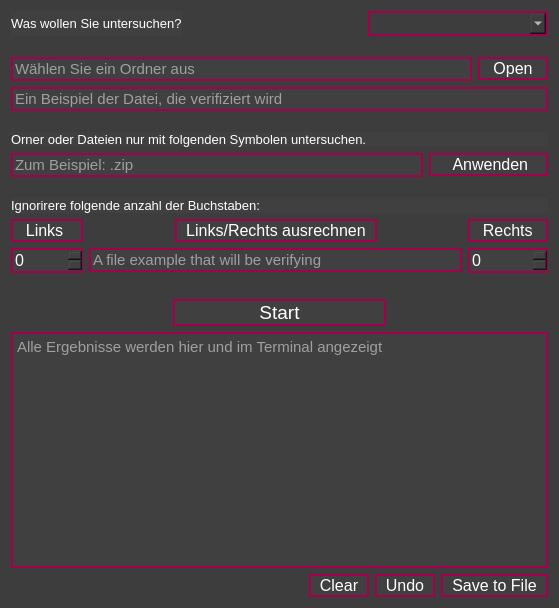
<?xml version="1.0" encoding="UTF-8"?>
<ui version="4.0">
 <class>Form</class>
 <widget class="QWidget" name="Form">
  <property name="geometry">
   <rect>
    <x>0</x>
    <y>0</y>
    <width>559</width>
    <height>608</height>
   </rect>
  </property>
  <property name="font">
   <font>
    <pointsize>8</pointsize>
   </font>
  </property>
  <property name="windowTitle">
   <string>Check int number</string>
  </property>
  <property name="styleSheet">
   <string notr="true">background-color: #3D3D3D;
</string>
  </property>
  <layout class="QVBoxLayout" name="verticalLayout">
   <item>
    <layout class="QHBoxLayout" name="horizontalLayout">
     <item>
      <widget class="QLabel" name="label">
       <property name="font">
        <font>
         <pointsize>10</pointsize>
        </font>
       </property>
       <property name="styleSheet">
        <string notr="true">background-color: #404040;
color: white;
</string>
       </property>
       <property name="text">
        <string>Was wollen Sie untersuchen?</string>
       </property>
      </widget>
     </item>
     <item>
      <spacer name="horizontalSpacer">
       <property name="orientation">
        <enum>Qt::Horizontal</enum>
       </property>
       <property name="sizeHint" stdset="0">
        <size>
         <width>40</width>
         <height>20</height>
        </size>
       </property>
      </spacer>
     </item>
     <item>
      <widget class="QComboBox" name="Box_choice">
       <property name="sizePolicy">
        <sizepolicy hsizetype="MinimumExpanding" vsizetype="Fixed">
         <horstretch>0</horstretch>
         <verstretch>0</verstretch>
        </sizepolicy>
       </property>
       <property name="font">
        <font>
         <pointsize>12</pointsize>
        </font>
       </property>
       <property name="styleSheet">
        <string notr="true">border: 2px solid #A4004D; 
color: rgb(255, 255, 255);
selection-background-color: #b80000;


</string>
       </property>
      </widget>
     </item>
    </layout>
   </item>
   <item>
    <spacer name="verticalSpacer_4">
     <property name="orientation">
      <enum>Qt::Vertical</enum>
     </property>
     <property name="sizeType">
      <enum>QSizePolicy::Fixed</enum>
     </property>
     <property name="sizeHint" stdset="0">
      <size>
       <width>20</width>
       <height>15</height>
      </size>
     </property>
    </spacer>
   </item>
   <item>
    <layout class="QHBoxLayout" name="horizontalLayout_2">
     <item>
      <widget class="QLineEdit" name="line_directory">
       <property name="font">
        <font>
         <pointsize>11</pointsize>
        </font>
       </property>
       <property name="styleSheet">
        <string notr="true">QLineEdit{
border: 2px solid #A4004D;
background-color: #404040;
color: white;
}</string>
       </property>
       <property name="placeholderText">
        <string>Wählen Sie ein Ordner aus</string>
       </property>
      </widget>
     </item>
     <item>
      <widget class="QPushButton" name="Button_directory">
       <property name="font">
        <font>
         <pointsize>12</pointsize>
        </font>
       </property>
       <property name="styleSheet">
        <string notr="true">QPushButton{
border: 2px solid #A4004D;
background-color: #404040;
color: white;
}

QPushButton:hover{
border: 2px solid #A4004D;
background-color: #444444;
color: white;
}</string>
       </property>
       <property name="text">
        <string>   Open   </string>
       </property>
      </widget>
     </item>
    </layout>
   </item>
   <item>
    <widget class="QLineEdit" name="line_verify">
     <property name="font">
      <font>
       <pointsize>11</pointsize>
      </font>
     </property>
     <property name="styleSheet">
      <string notr="true">QLineEdit{
border: 2px solid #A4004D;
background-color: #404040;
color: white;
}</string>
     </property>
     <property name="placeholderText">
      <string>Ein Beispiel der Datei, die verifiziert wird</string>
     </property>
    </widget>
   </item>
   <item>
    <spacer name="verticalSpacer_3">
     <property name="orientation">
      <enum>Qt::Vertical</enum>
     </property>
     <property name="sizeType">
      <enum>QSizePolicy::Fixed</enum>
     </property>
     <property name="sizeHint" stdset="0">
      <size>
       <width>20</width>
       <height>15</height>
      </size>
     </property>
    </spacer>
   </item>
   <item>
    <widget class="QLabel" name="label_3">
     <property name="font">
      <font>
       <pointsize>10</pointsize>
      </font>
     </property>
     <property name="styleSheet">
      <string notr="true">background-color: #404040;
color: white;</string>
     </property>
     <property name="text">
      <string>Orner oder Dateien nur mit folgenden Symbolen untersuchen.</string>
     </property>
    </widget>
   </item>
   <item>
    <layout class="QHBoxLayout" name="horizontalLayout_3">
     <item>
      <widget class="QLineEdit" name="line_symbol">
       <property name="font">
        <font>
         <pointsize>11</pointsize>
        </font>
       </property>
       <property name="styleSheet">
        <string notr="true">QLineEdit{
border: 2px solid #A4004D;
background-color: #404040;
color: white;
}</string>
       </property>
       <property name="placeholderText">
        <string>Zum Beispiel: .zip</string>
       </property>
      </widget>
     </item>
     <item>
      <widget class="QPushButton" name="Button_symbol">
       <property name="font">
        <font>
         <pointsize>12</pointsize>
        </font>
       </property>
       <property name="styleSheet">
        <string notr="true">QPushButton{
border: 2px solid #A4004D;
background-color: #404040;
color: white;
}

QPushButton:hover{
border: 2px solid #A4004D;
background-color: #444444;
color: white;
}</string>
       </property>
       <property name="text">
        <string>     Anwenden    </string>
       </property>
      </widget>
     </item>
    </layout>
   </item>
   <item>
    <spacer name="verticalSpacer_2">
     <property name="orientation">
      <enum>Qt::Vertical</enum>
     </property>
     <property name="sizeType">
      <enum>QSizePolicy::Fixed</enum>
     </property>
     <property name="sizeHint" stdset="0">
      <size>
       <width>20</width>
       <height>15</height>
      </size>
     </property>
    </spacer>
   </item>
   <item>
    <widget class="QLabel" name="label_4">
     <property name="font">
      <font>
       <pointsize>10</pointsize>
      </font>
     </property>
     <property name="styleSheet">
      <string notr="true">background-color: #404040;
color: white;</string>
     </property>
     <property name="text">
      <string>Ignorirere folgende anzahl der Buchstaben:</string>
     </property>
    </widget>
   </item>
   <item>
    <layout class="QGridLayout" name="gridLayout">
     <item row="1" column="2" colspan="3">
      <widget class="QLineEdit" name="line_example">
       <property name="font">
        <font>
         <pointsize>11</pointsize>
        </font>
       </property>
       <property name="styleSheet">
        <string notr="true">QLineEdit{
border: 2px solid #A4004D;
background-color: #404040;
color: white;
}</string>
       </property>
       <property name="placeholderText">
        <string>A file example that will be verifying</string>
       </property>
      </widget>
     </item>
     <item row="0" column="3">
      <widget class="QPushButton" name="Button_cut">
       <property name="font">
        <font>
         <pointsize>12</pointsize>
        </font>
       </property>
       <property name="styleSheet">
        <string notr="true">QPushButton{
border: 2px solid #A4004D;
background-color: #404040;
color: white;
}

QPushButton:hover{
border: 2px solid #A4004D;
background-color: #444444;
color: white;
}</string>
       </property>
       <property name="text">
        <string>  Links/Rechts ausrechnen  </string>
       </property>
      </widget>
     </item>
     <item row="0" column="4">
      <spacer name="horizontalSpacer_2">
       <property name="orientation">
        <enum>Qt::Horizontal</enum>
       </property>
       <property name="sizeHint" stdset="0">
        <size>
         <width>40</width>
         <height>20</height>
        </size>
       </property>
      </spacer>
     </item>
     <item row="0" column="0" colspan="2">
      <widget class="QLabel" name="label_2">
       <property name="font">
        <font>
         <pointsize>12</pointsize>
        </font>
       </property>
       <property name="styleSheet">
        <string notr="true">background-color: #404040;
color: white;
border: 2px solid #A4004D;</string>
       </property>
       <property name="text">
        <string>  Links   </string>
       </property>
      </widget>
     </item>
     <item row="0" column="5">
      <widget class="QLabel" name="label_5">
       <property name="enabled">
        <bool>true</bool>
       </property>
       <property name="font">
        <font>
         <pointsize>12</pointsize>
        </font>
       </property>
       <property name="styleSheet">
        <string notr="true">background-color: #404040;
color: white;
border: 2px solid #A4004D;</string>
       </property>
       <property name="text">
        <string>  Rechts  </string>
       </property>
      </widget>
     </item>
     <item row="0" column="2">
      <spacer name="horizontalSpacer_3">
       <property name="orientation">
        <enum>Qt::Horizontal</enum>
       </property>
       <property name="sizeHint" stdset="0">
        <size>
         <width>40</width>
         <height>20</height>
        </size>
       </property>
      </spacer>
     </item>
     <item row="1" column="0" colspan="2">
      <widget class="QSpinBox" name="links_int">
       <property name="font">
        <font>
         <pointsize>12</pointsize>
        </font>
       </property>
       <property name="styleSheet">
        <string notr="true">background-color: #404040;
color: white;
border: 2px solid #A4004D;</string>
       </property>
      </widget>
     </item>
     <item row="1" column="5">
      <widget class="QSpinBox" name="rechts_int">
       <property name="font">
        <font>
         <pointsize>12</pointsize>
        </font>
       </property>
       <property name="styleSheet">
        <string notr="true">background-color: #404040;
color: white;
border: 2px solid #A4004D;</string>
       </property>
      </widget>
     </item>
    </layout>
   </item>
   <item>
    <spacer name="verticalSpacer">
     <property name="orientation">
      <enum>Qt::Vertical</enum>
     </property>
     <property name="sizeType">
      <enum>QSizePolicy::Fixed</enum>
     </property>
     <property name="sizeHint" stdset="0">
      <size>
       <width>20</width>
       <height>20</height>
      </size>
     </property>
    </spacer>
   </item>
   <item>
    <layout class="QHBoxLayout" name="horizontalLayout_5">
     <item>
      <spacer name="horizontalSpacer_5">
       <property name="orientation">
        <enum>Qt::Horizontal</enum>
       </property>
       <property name="sizeHint" stdset="0">
        <size>
         <width>40</width>
         <height>20</height>
        </size>
       </property>
      </spacer>
     </item>
     <item>
      <widget class="QPushButton" name="Button_start">
       <property name="font">
        <font>
         <pointsize>14</pointsize>
        </font>
       </property>
       <property name="styleSheet">
        <string notr="true">QPushButton{
border: 2px solid #A4004D;
background-color: #404040;
color: white;
}

QPushButton:hover{
border: 2px solid #A4004D;
background-color: #444444;
color: white;
}</string>
       </property>
       <property name="text">
        <string>                Start                </string>
       </property>
      </widget>
     </item>
     <item>
      <spacer name="horizontalSpacer_6">
       <property name="orientation">
        <enum>Qt::Horizontal</enum>
       </property>
       <property name="sizeHint" stdset="0">
        <size>
         <width>40</width>
         <height>20</height>
        </size>
       </property>
      </spacer>
     </item>
    </layout>
   </item>
   <item>
    <widget class="QTextEdit" name="text_results">
     <property name="font">
      <font>
       <pointsize>11</pointsize>
      </font>
     </property>
     <property name="styleSheet">
      <string notr="true">border: 2px solid #A4004D;
color: rgb(255, 255, 255);
background-color:  #404040;</string>
     </property>
     <property name="documentTitle">
      <string/>
     </property>
     <property name="placeholderText">
      <string>Alle Ergebnisse werden hier und im Terminal angezeigt</string>
     </property>
    </widget>
   </item>
   <item>
    <layout class="QHBoxLayout" name="horizontalLayout_4">
     <item>
      <spacer name="horizontalSpacer_4">
       <property name="orientation">
        <enum>Qt::Horizontal</enum>
       </property>
       <property name="sizeHint" stdset="0">
        <size>
         <width>40</width>
         <height>20</height>
        </size>
       </property>
      </spacer>
     </item>
     <item>
      <widget class="QPushButton" name="Button_clear">
       <property name="font">
        <font>
         <pointsize>12</pointsize>
        </font>
       </property>
       <property name="styleSheet">
        <string notr="true">QPushButton{
border: 2px solid #A4004D;
background-color: #404040;
color: white;
}

QPushButton:hover{
border: 2px solid #A4004D;
background-color: #444444;
color: white;
}</string>
       </property>
       <property name="text">
        <string>  Clear  </string>
       </property>
      </widget>
     </item>
     <item>
      <widget class="QPushButton" name="Button_undo">
       <property name="font">
        <font>
         <pointsize>12</pointsize>
        </font>
       </property>
       <property name="styleSheet">
        <string notr="true">QPushButton{
border: 2px solid #A4004D;
background-color: #404040;
color: white;
}

QPushButton:hover{
border: 2px solid #A4004D;
background-color: #444444;
color: white;
}</string>
       </property>
       <property name="text">
        <string>  Undo  </string>
       </property>
      </widget>
     </item>
     <item>
      <widget class="QPushButton" name="Button_save_to_file">
       <property name="font">
        <font>
         <pointsize>12</pointsize>
        </font>
       </property>
       <property name="styleSheet">
        <string notr="true">QPushButton{
border: 2px solid #A4004D;
background-color: #404040;
color: white;
}

QPushButton:hover{
border: 2px solid #A4004D;
background-color: #444444;
color: white;
}</string>
       </property>
       <property name="text">
        <string>  Save to File  </string>
       </property>
      </widget>
     </item>
    </layout>
   </item>
  </layout>
 </widget>
 <resources/>
 <connections/>
</ui>
